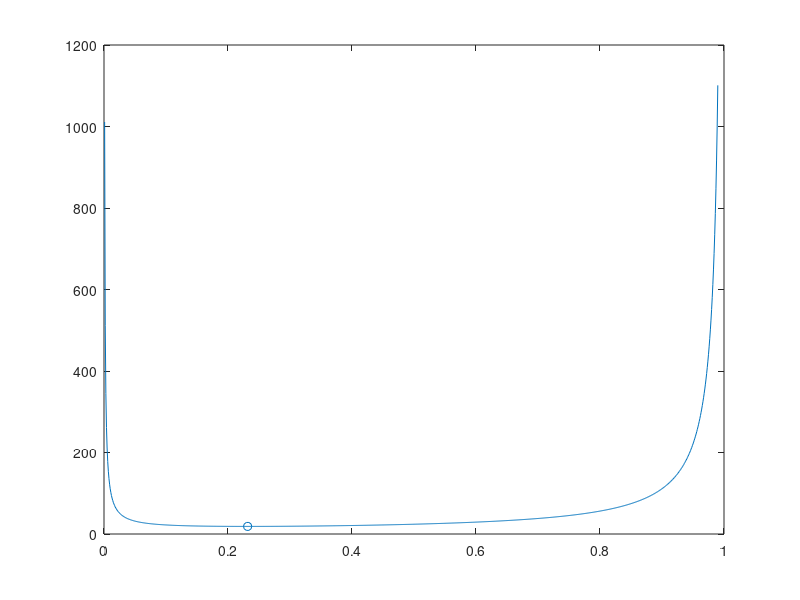
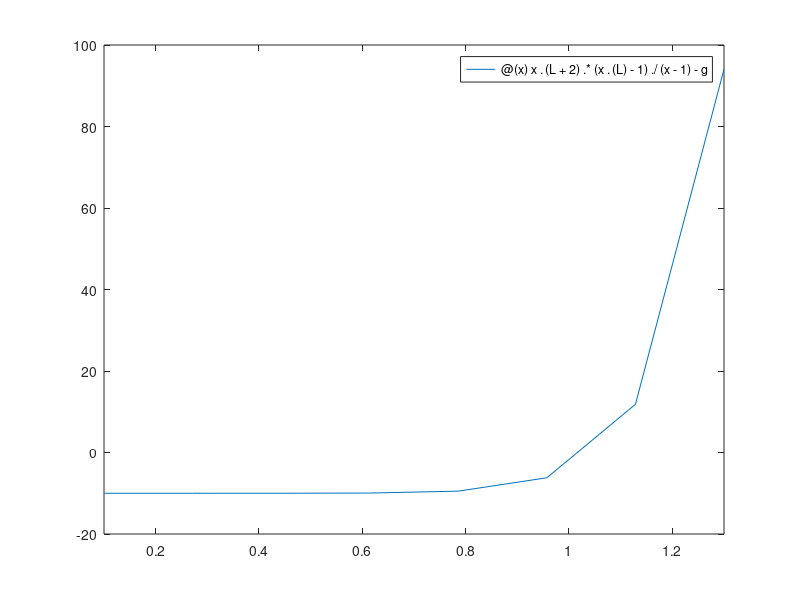

The MATLAB source for these figures, in order:
clear all
close all
a = 10;
b = 1;
c = b;
d = 1;
gc = 2;
fun = @(e) (a+b./e)./(gc-(c.*e+d))
es = (-b+sqrt(b^2+a*(gc-d)))/a;
e = 0.001:0.001:(gc-d)/c-0.01;
figure
plot(e,fun(e))
hold on
scatter(es,fun(es))

L = 6;
g = 10
fun = @(x) x.^(L+2).*(x.^(L)-1)./(x-1)-g
figure
fplot(fun,[0.1,1.3])
x = fsolve(fun,2)